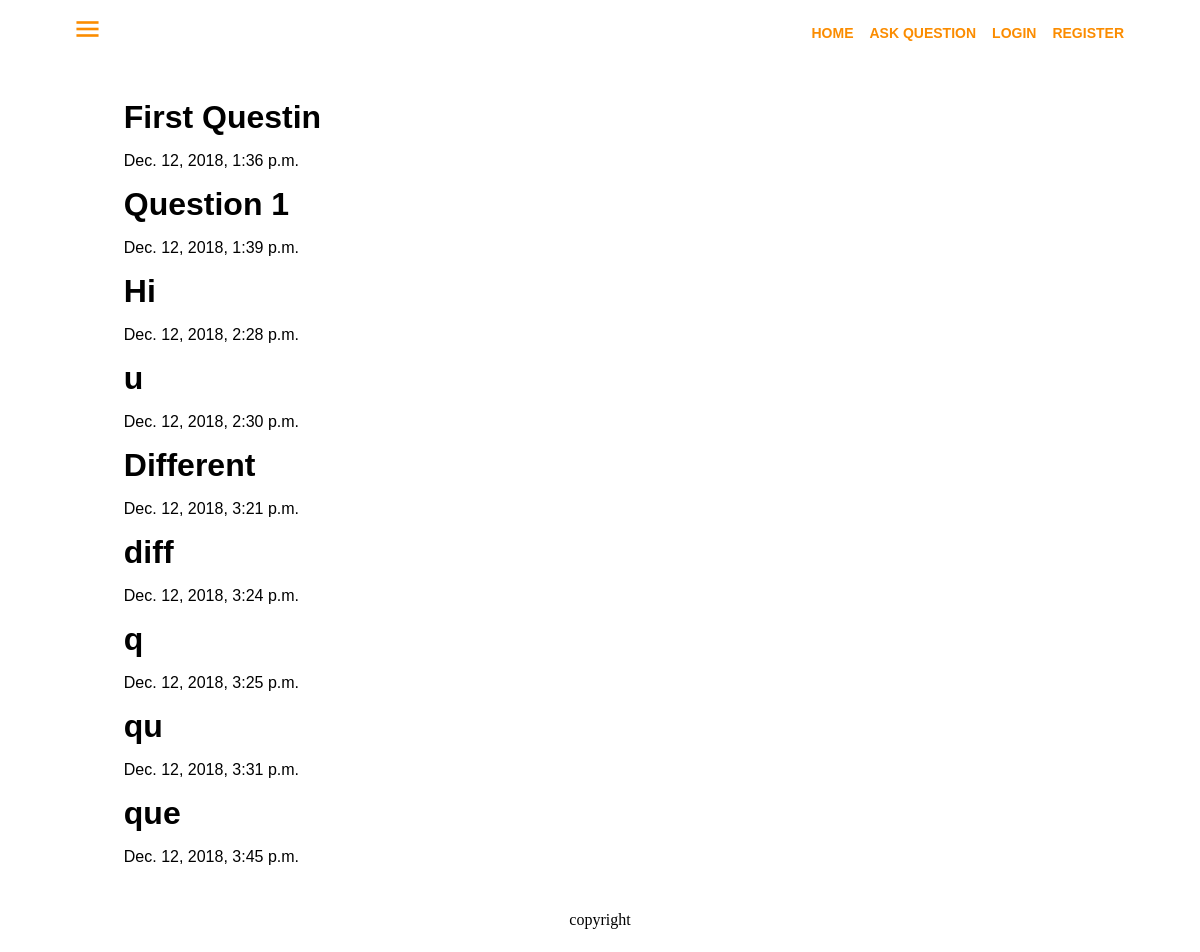
/, run on an earlier commit of the app's database.
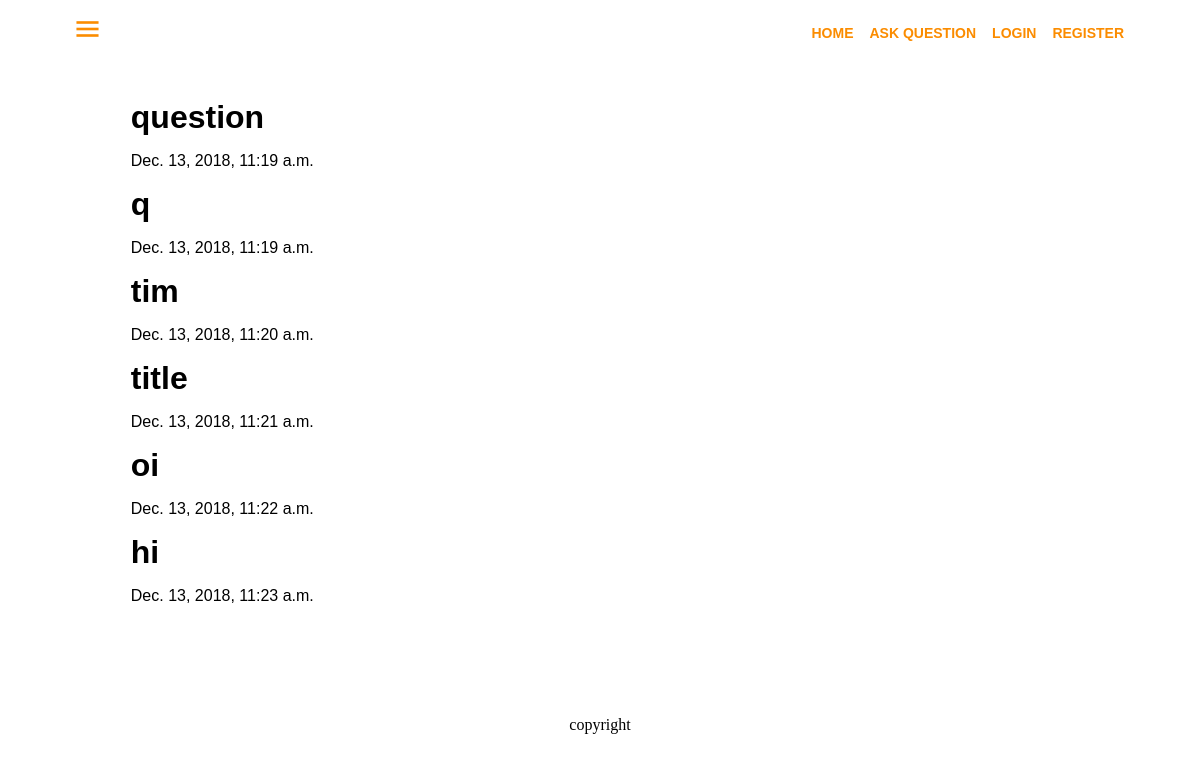
And on a later commit of the database.
### forum/models.py (models this page shows, shortened)
class Post(models.Model):
    title = models.CharField(max_length=300)
    post_field = models.TextField(blank=True)
    slug = models.SlugField(max_length=200, unique=True)
    created = models.DateTimeField(auto_now_add=True)
    updated = models.DateTimeField(auto_now=True)

### WebApp/views.py (the view)
# urls.py: url(r'^$', views.index_home, name='home'),
def index_home(request):
    template = 'WebApp/home.html'
    objects_list = Post.objects.all()
    context = {
        'objects_list': objects_list,
    }
    return render(request, template, context)

### templates/WebApp/home.html (shortened to what this page needs)
{% extends 'WebApp/index.html' %}
{% block stylesheet %}
  {% load staticfiles %}
  <link rel="stylesheet" type="text/css" href="{% static 'WebApp/css/home.css' %}?{% now 'U' %}">
{% endblock %}
{% block navbar %}
    {% include 'WebApp/navbar.html' %}
{% endblock %}
{% block content %}
<table width="100%" height="668" border="0" cellpadding="5" cellspacing="5">
  <tr>
    <td>
    </td>
    <td>
    </td>
    <td valign="top"> <div align="left">
        {% for obj in objects_list %}
          <h1>
            <a class="questionTitle" href="{% url 'forum:forum_post' slug=obj.slug %}">{{ obj.title }}</a>
          </h1>
          <p class="dateCreated">{{obj.created}}</p>
        {% endfor %}
    </td>
  </tr>
  <tr>
    <td height="45" colspan="3" align="center">copyright</td>
  </tr>
</table>
{% endblock %}

### templates/WebApp/index.html (shortened to what this page needs)
<!DOCTYPE html>
<html lang="en">
<head>
    {% load staticfiles %}
    <link rel="stylesheet" type="text/css" href="{% static 'WebApp/css/layout.css' %}?{% now 'U' %}">
    <link rel="stylesheet" type="text/css" href="{% static 'WebApp/css/nav.css' %}?{% now 'U' %}">
    <link rel="stylesheet" type="text/css" href="{% static 'WebApp/css/icon.css' %}?{% now 'U' %}">
    {% block stylesheet %}{% endblock %}
</head>
<body>
    {% block navbar %}{% endblock %}
    {% block content %}{% endblock %}
</body>
</html>

### templates/WebApp/navbar.html
<header class="navbar" id="nav">
    <nav class="primary clearfix">
        <div class="nav-icon">
            <div class="menu icon"></div>
        </div>
        <div class="right-align">
            <a href="{% url 'home' %}" class="items">Home</a>
            <a href="{% url 'forum:forum-index' %}" class="items">Ask Question</a>
            {% if user.is_authenticated %}
                <a href="#" class="items">User</a>
                <a href="{% url 'logout' %}" class="items">Logout</a>
            {% else %}
                <a href="{% url 'login' %}" class="items">Login</a>
                <a href="{% url 'signup' %}"  class="items">Register</a>
            {% endif %}
        </div>
    </nav>
</header>

### WebApp/static/WebApp/css/layout.css (style rules this page uses)
body { margin: 0; padding: 0; }
h1, p, a { color: #FFFFFF; text-decoration: none; font-family: sans-serif; }
header, h1, a { margin: 0; padding: 0; box-sizing: border-box; }
.clearfix::before { content: " "; display: table; }
.clearfix::after { content: " "; display: table; }

### WebApp/static/WebApp/css/nav.css (style rules this page uses)
header.navbar#nav { height: 65px; }
.navbar .primary { height: 100%; background-color: #ffffff; padding: 0 4rem; }
.navbar .primary .right-align { float: right; height: 100%; margin-top: 24px; }
.navbar .primary .right-align a.items { color: #fb8c00; font-weight: 600; margin-right: 12px; text-transform: uppercase; font-size: 14px; text-align: center; position: relative; padding-bottom: 3px; }
.navbar .primary .right-align a.items::after { content: ""; position: absolute; width: 100%; height: 2px; background-color: #fb8c00; bottom: 0; left: 0; visibility: hidden; -webkit-transform: scaleX(0); transform: scaleX(0); -webkit-transition: all 300ms cubic-bezier(.38,.51,.56,1); transition: all 500ms cubic-bezier(.38,.51,.56,1); }

### WebApp/static/WebApp/css/home.css (style rules this page uses)
.questionTitle, .dateCreated { color: #000000; }

What changed in the data, as far as the page shows it:
removed Post: title "First Questin", created "Dec. 12, 2018, 1:36 p.m."
removed Post: title "Question 1", created "Dec. 12, 2018, 1:39 p.m."
removed Post: title "Hi", created "Dec. 12, 2018, 2:28 p.m."
removed Post: title "u", created "Dec. 12, 2018, 2:30 p.m."
removed Post: title "Different", created "Dec. 12, 2018, 3:21 p.m."
removed Post: title "diff", created "Dec. 12, 2018, 3:24 p.m."
removed Post: title "q", created "Dec. 12, 2018, 3:25 p.m."
removed Post: title "qu", created "Dec. 12, 2018, 3:31 p.m."
removed Post: title "que", created "Dec. 12, 2018, 3:45 p.m."
added Post: title "question", created "Dec. 13, 2018, 11:19 a.m."
added Post: title "q", created "Dec. 13, 2018, 11:19 a.m."
added Post: title "tim", created "Dec. 13, 2018, 11:20 a.m."
added Post: title "title", created "Dec. 13, 2018, 11:21 a.m."
added Post: title "oi", created "Dec. 13, 2018, 11:22 a.m."
added Post: title "hi", created "Dec. 13, 2018, 11:23 a.m."
